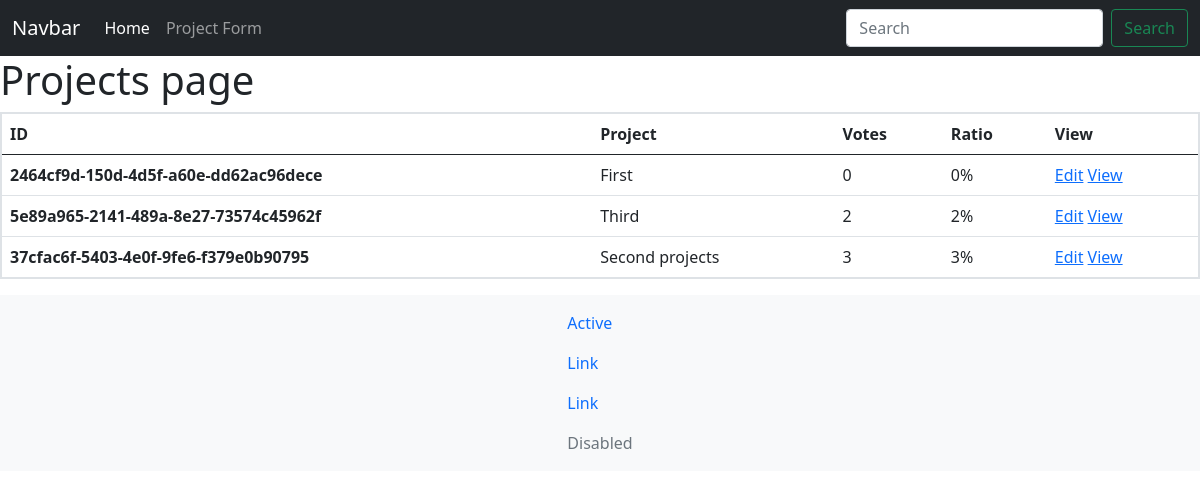
Before: / with the older database file.
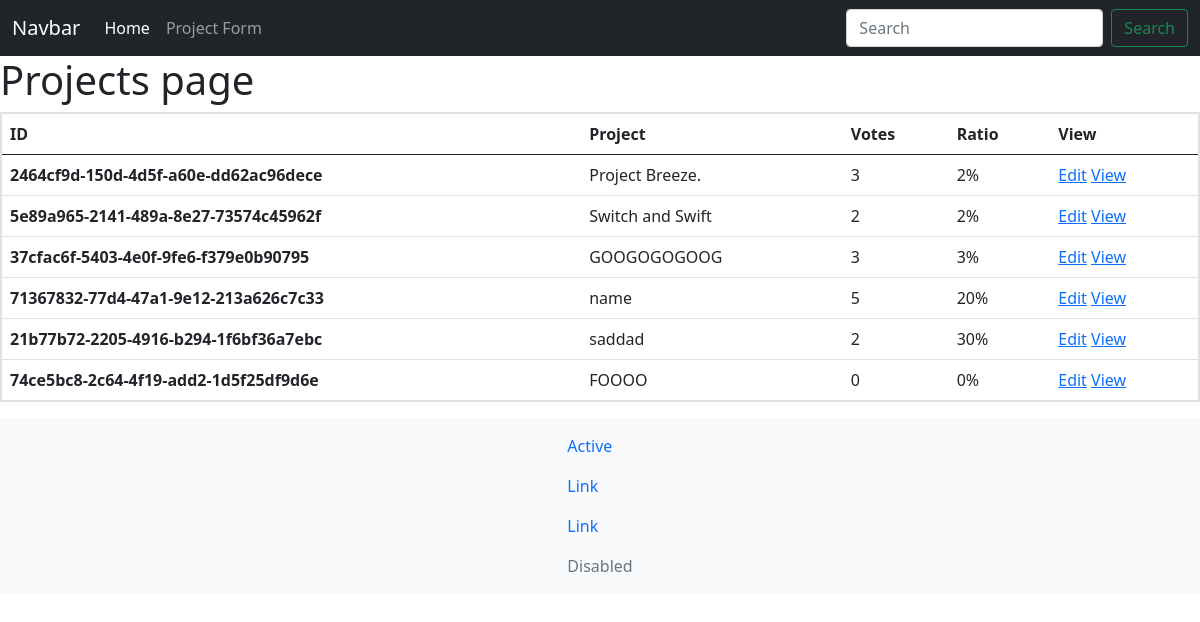
After: the same page with the newer database file.
### dev_app/models.py (models this page shows, shortened)
class Project(models.Model):
    title = models.CharField(max_length=200)
    description = models.TextField(null=True,blank=True)
    demo_link = models.CharField(max_length=2000,null=True,blank=True)
    source_link = models.CharField(max_length=2000,null=True,blank=True)
    tag = models.ManyToManyField('Tag',blank=True)
    vote_total = models.IntegerField(default=0,null=True,blank=True)
    vote_ratio = models.IntegerField(default=0,null=True,blank=True)
    created = models.DateTimeField(auto_now_add=True)
    id = models.UUIDField(default=uuid.uuid4,unique=True,primary_key=True,editable=False)

### dev_app/views.py (the view)
# urls.py: path('',views.projects,name='projects'),
def projects(request):
    projects = Project.objects.all()
    context = {
        'projects':projects
    }
    return render(request,'projects.html',context)

### templates/projects.html
{%extends 'base.html' %} {%block content%}
<h1>Projects page</h1>
<div id="logo">
  <table class="table">
    <thead>
      <tr>
        <th scope="col">ID</th>
        <th scope="col">Project</th>
        <th scope="col">Votes</th>
        <th scope="col">Ratio</th>
        <th scope="col">View</th>
      </tr>
    </thead>
    <tbody>
      {%for project in projects%}
      <tr>
        <th scope="row">{{project.pk|slice:"5"}}</th>
        <td>
          {{project.title}}
        </td>
        <td>{{project.vote_total}}</td>
        <td>{{project.vote_ratio}}%</td>
        <td>
          <a href="{%url 'update-project' project.id %}">Edit</a>
          <a href="{%url 'project' project.id %}">View</a>
        </td>
      </tr>
      {%endfor%}
    </tbody>
  </table>
</div>
{%endblock%}

### templates/base.html (shortened to what this page needs)
{% load static %}
<!DOCTYPE html>
<html lang="en">
  <head>
    <link
      href="https://cdn.jsdelivr.net/npm/bootstrap@5.0.2/dist/css/bootstrap.min.css"
      rel="stylesheet"
    />
    <link rel="stylesheet" href="{%static 'css/style.css' %}" />
  </head>
  <body class="vh-100">
    {%include 'components/navbar.html' %} {%block content %} {%endblock %}
    {%include 'components/footer.html'%}
  </body>
</html>

### templates/components/navbar.html (shortened to what this page needs)
{%block content %}
<nav class="navbar navbar-expand-lg navbar-dark bg-dark">
  <div class="container-fluid">
    <a class="navbar-brand" href="{%url 'projects'%}">Navbar</a>
    <div class="collapse navbar-collapse" id="navbarSupportedContent">
      <ul class="navbar-nav me-auto mb-2 mb-lg-0">
        <li class="nav-item">
          <a
            class="nav-link active"
            aria-current="page"
            href="{%url 'projects'%}"
          >
            Home
          </a>
        </li>
        <li class="nav-item">
          <a class="nav-link" href="{%url 'create-projects'%}">Project Form</a>
        </li>
      </ul>
      <form class="d-flex">
        <input
          class="form-control me-2"
          type="search"
          placeholder="Search"
          aria-label="Search"
        />
        <button class="btn btn-outline-success" type="submit">Search</button>
      </form>
    </div>
  </div>
</nav>
{%endblock %}

### templates/components/footer.html
{%block content%}
<nav class="navbar navbar-expand-lg navbar-light bg-light">
  <ul class="nav flex-column mx-auto">
    <li class="nav-item">
      <a class="nav-link active" aria-current="page" href="#">Active</a>
    </li>
    <li class="nav-item">
      <a class="nav-link" href="#">Link</a>
    </li>
    <li class="nav-item">
      <a class="nav-link" href="#">Link</a>
    </li>
    <li class="nav-item">
      <a class="nav-link disabled" href="#" tabindex="-1" aria-disabled="true">
        Disabled
      </a>
    </li>
  </ul>
</nav>
{%endblock%}

### static/css/style.css (style rules this page uses)
table { border: 2px solid gray; }

Changed rows visible on the page:
changed Project "2464cf9d-150d-4d5f-a60e-dd62ac96dece": title "First" → "Project Breeze."; vote_total "0" → "3"; vote_ratio "0" → "2"
changed Project: title "Third" → "Switch and Swift"
changed Project "37cfac6f-5403-4e0f-9fe6-f379e0b90795": title "Second projects" → "GOOGOGOGOOG"
added Project: pk "71367832-77d4-47a1-9e12-213a626c7c33", title "name", vote_total "5", vote_ratio "20"
added Project: pk "21b77b72-2205-4916-b294-1f6bf36a7ebc", title "saddad", vote_total "2", vote_ratio "30"
added Project: pk "74ce5bc8-2c64-4f19-add2-1d5f25df9d6e", title "FOOOO", vote_total "0", vote_ratio "0"
